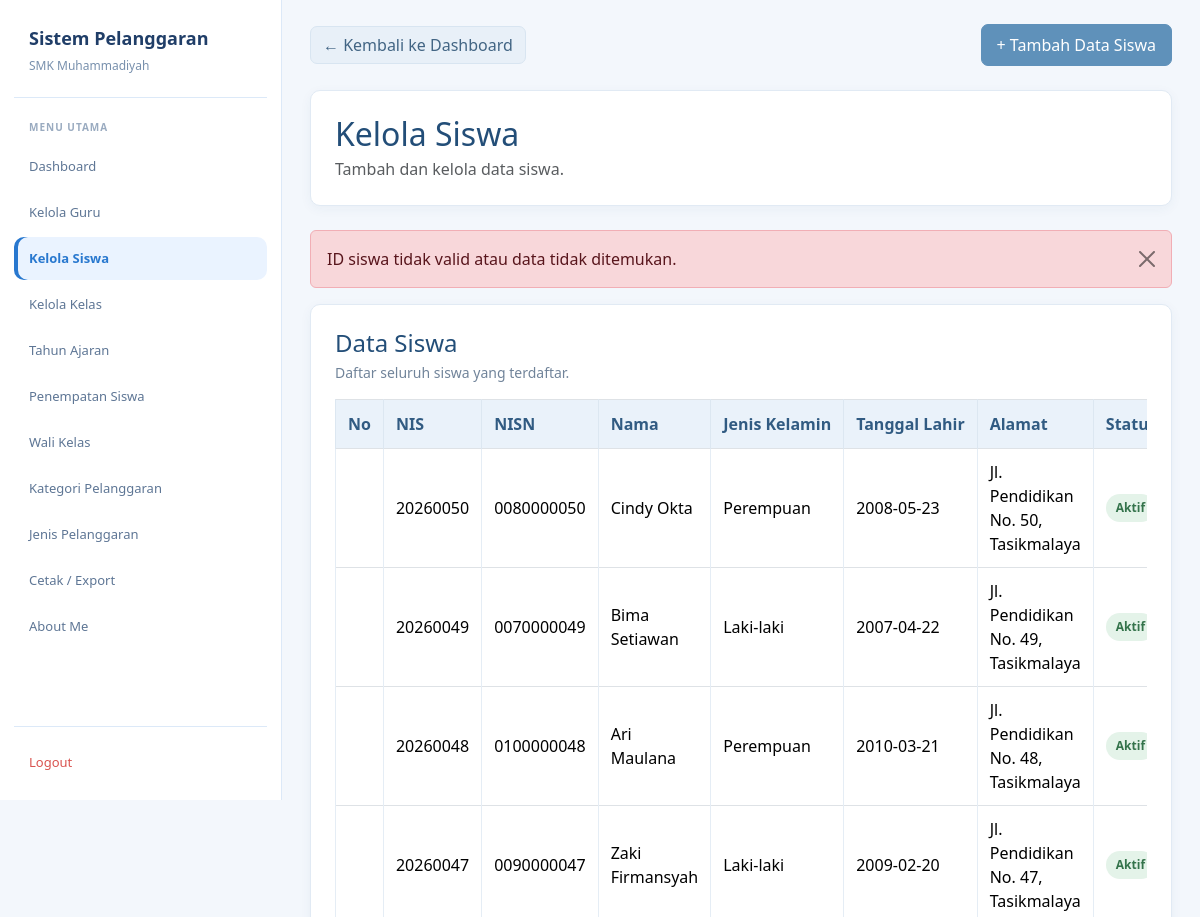
Before: /admin/siswa.php?status=id_tidak_valid (signed in, upper part) with the older database file.
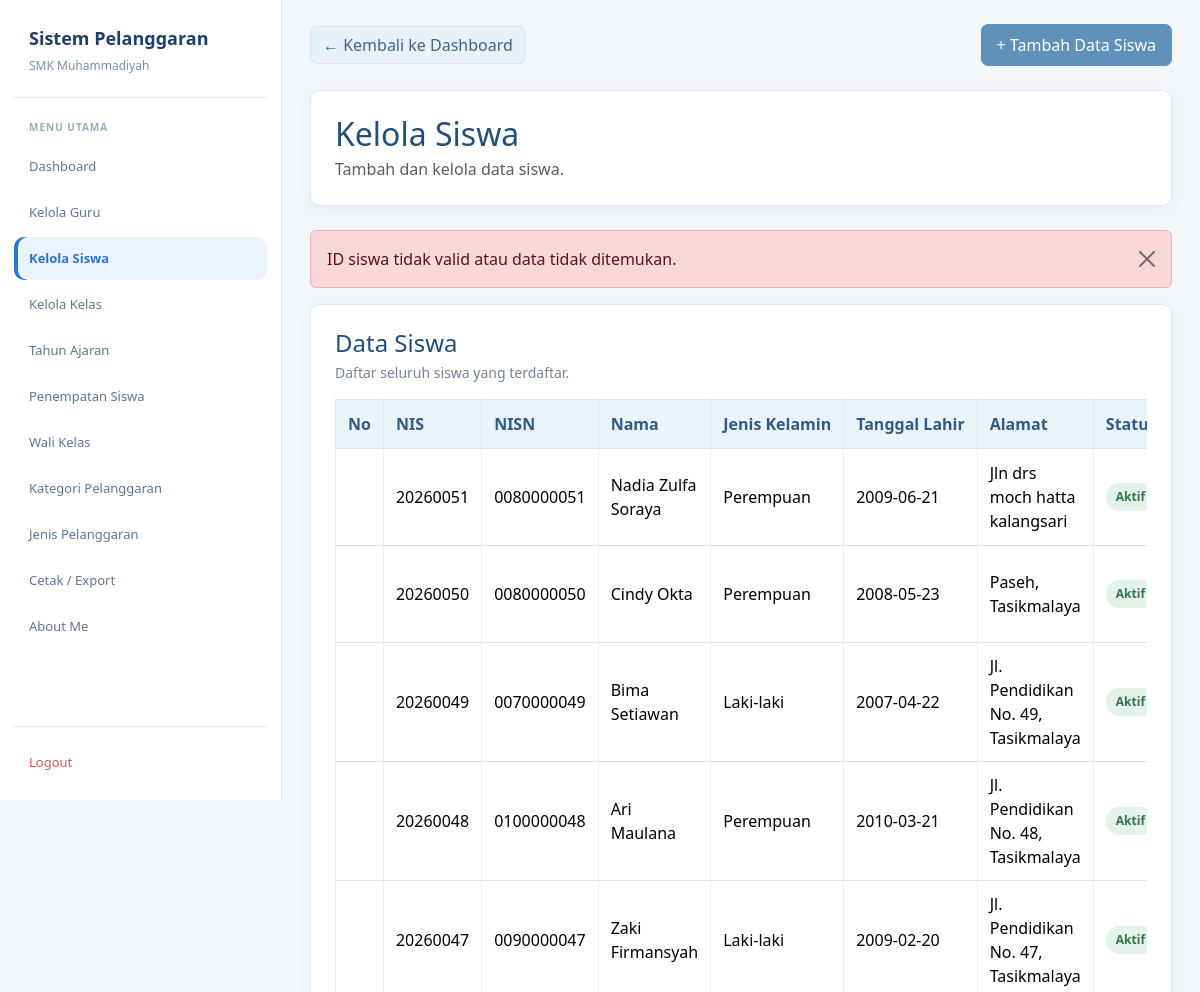
After: the same page with the newer database file.
### tables this page shows
CREATE TABLE `t_siswa` (
  `id` int(11) NOT NULL,
  `nis` varchar(10) NOT NULL,
  `nisn` varchar(10) NOT NULL,
  `nama` varchar(150) NOT NULL,
  `jenis_kelamin` char(1) NOT NULL,
  `tanggal_lahir` date NOT NULL,
  `alamat` text NOT NULL,
  `status_aktif` tinyint(1) NOT NULL,
  `created_at` timestamp NULL DEFAULT current_timestamp(),
  `update_at` timestamp NULL DEFAULT current_timestamp()
);

### admin/siswa.php (the view, shortened to what the changed rows need)
<?php
include "../config/koneksi.php";
function e($value): string
{
    return htmlspecialchars((string)($value ?? ''), ENT_QUOTES, 'UTF-8');
}
$query = mysqli_query(
    $koneksi,
    "SELECT * FROM t_siswa ORDER BY id DESC"
);
?>
<!DOCTYPE html>
<html lang="id">
<head>
    <link
        href="https://cdn.jsdelivr.net/npm/bootstrap@5.3.8/dist/css/bootstrap.min.css"
        rel="stylesheet">
    <link
        href="https://cdn.datatables.net/2.3.4/css/dataTables.bootstrap5.min.css"
        rel="stylesheet">
</head>
<body>
<main class="main">
    <div class="container py-4">
        <div class="card mb-4">
            <div class="card-body">
                <h2 class="judul mb-1">Kelola Siswa</h2>
            </div>
        </div>
        <div class="card">
            <div class="card-body">
                <div class="table-responsive">
                    <table
                        id="tabelSiswa"
                        class="table table-bordered table-hover align-middle w-100">
                        <thead>
                            <tr>
                                <th style="width: 60px;">No</th>
                                <th>NIS</th>
                                <th>NISN</th>
                                <th>Nama</th>
                                <th>Jenis Kelamin</th>
                                <th>Tanggal Lahir</th>
                                <th>Alamat</th>
                                <th>Status</th>
                            </tr>
                        </thead>
                        <tbody>
                        <?php if ($query && mysqli_num_rows($query) > 0): ?>
                            <?php while ($siswa = mysqli_fetch_assoc($query)): ?>
                                <tr>
                                    <td></td>
                                    <td><?= e($siswa['nis']); ?></td>
                                    <td><?= e($siswa['nisn']); ?></td>
                                    <td><?= e($siswa['nama']); ?></td>
                                    <td>
                                        <?php
                                        if ($siswa['jenis_kelamin'] === 'L') {
                                            echo 'Laki-laki';
                                        } elseif ($siswa['jenis_kelamin'] === 'P') {
                                            echo 'Perempuan';
                                        } else {
                                            echo '-';
                                        }
                                        ?>
                                    </td>
                                    <td><?= e($siswa['tanggal_lahir']); ?></td>
                                    <td><?= e($siswa['alamat']); ?></td>
                                    <td>
                                        <?php if ((int)$siswa['status_aktif'] === 1): ?>
                                            <span class="status-aktif">Aktif</span>
                                        <?php else: ?>
                                            <span class="status-nonaktif">Tidak Aktif</span>
                                        <?php endif; ?>
                                    </td>
                                </tr>
                            <?php endwhile; ?>
                        <?php endif; ?>
                        </tbody>
                    </table>
                </div>
            </div>
        </div>
    </div>
</main>
</body>
</html>

Changed rows visible on the page:
added t_siswa: nis "20260051", nisn "0080000051", nama "Nadia Zulfa Soraya", jenis_kelamin "Perempuan", tanggal_lahir "2009-06-21", alamat "Jln drs moch hatta kalangsari", status_aktif "Aktif"
changed t_siswa "Cindy Okta": alamat "Jl. Pendidikan No. 50, Tasikmalaya" → "Paseh, Tasikmalaya"
